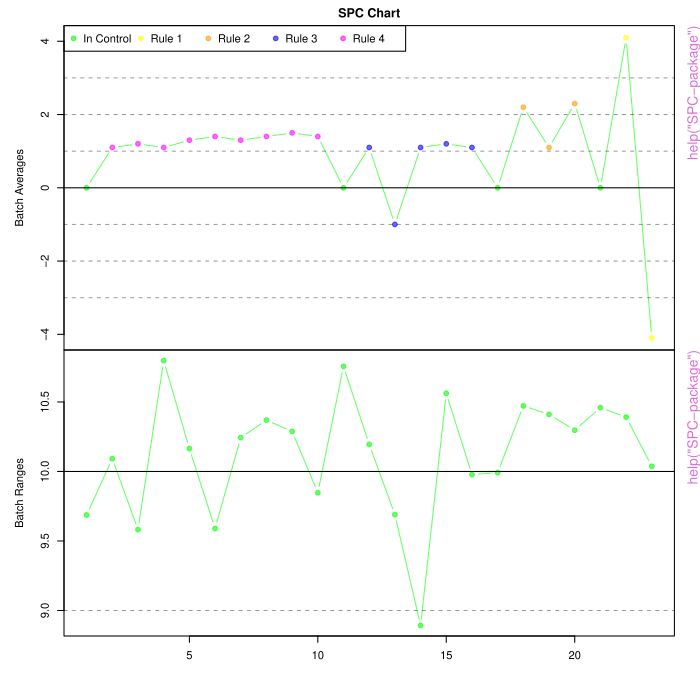

Source code (R):
pkgname <- "SPC"
source(file.path(R.home("share"), "R", "examples-header.R"))
options(warn = 1)
options(pager = "console")
library('SPC')

base::assign(".oldSearch", base::search(), pos = 'CheckExEnv')
cleanEx()
nameEx("SPC-package")
### * SPC-package

flush(stderr()); flush(stdout())

### Name: SPC-package
### Title: SPC - Implements a Statistical Process Control (SPC) chart ~~
###   package title ~~
### Aliases: SPC-package SPC
### Keywords: package

### ** Examples

batchAverages = c(0, 1.1,1.2,1.1,  1.3,1.4,1.3, 1.4,1.5,1.4,   0,  1.1,-1,1.1,1.2,1.1,   0,  2.2,1.1,2.3,   0,   4.1, -4.1)
x.bar.batchAverages = 0 
sigma.batchAverages = 1
batchRanges = numeric(length(batchAverages))
x.bar.batchRanges = 10
sigma.batchRanges = 1.0
for (i in 1:length(batchRanges)) { batchRanges[i] = x.bar.batchRanges + rnorm(1, 0, 0.5) }
result = plotSpcChart(batchAverages, batchRanges, x.bar.batchAverages, sigma.batchAverages, x.bar.batchRanges, sigma.batchRanges)
(result)



cleanEx()
nameEx("classifyByWesternElectricRuleZones")
### * classifyByWesternElectricRuleZones

flush(stderr()); flush(stdout())

### Name: classifyByWesternElectricRuleZones
### Title: classifyByWesternElectricRuleZones
### Aliases: classifyByWesternElectricRuleZones
### Keywords: ~kwd1 ~kwd2

### ** Examples

## x = c(3.1, 2.1, 1.1, 0.1, 0, -0.1, -1.1, -2.1, -3.1)
## x.bar = 0
## sigma = 1
## xclass = classifyByWesternElectricRuleZones.numeric(x, x.bar, sigma)
## (xclass)
## #[1] "O" "A" "B" "C" "C" "C" "B" "A" "O"

## The function is currently defined as
function (x, x.bar = NULL, sigma = NULL) 
{
    zones.numeric = classifyByWesternElectricRuleZones.numeric(x, 
        x.bar, sigma)
    zone.A = union(which(zones.numeric == 3), which(zones.numeric == 
        -3))
    zone.B = union(which(zones.numeric == 2), which(zones.numeric == 
        -2))
    zone.C = union(which(zones.numeric == 1), which(zones.numeric == 
        -1))
    zone.C = union(zone.C, which(zones.numeric == 0))
    zone.Outlier = union(which(zones.numeric == 4), which(zones.numeric == 
        -4))
    zones = character(length(x))
    zones[zone.A] = "A"
    zones[zone.B] = "B"
    zones[zone.C] = "C"
    zones[zone.Outlier] = "O"
    return(zones)
  }



cleanEx()
nameEx("classifyByWesternElectricRuleZones.numeric")
### * classifyByWesternElectricRuleZones.numeric

flush(stderr()); flush(stdout())

### Name: classifyByWesternElectricRuleZones.numeric
### Title: classifyByWesternElectricRuleZones.numeric
### Aliases: classifyByWesternElectricRuleZones.numeric
### Keywords: ~kwd1 ~kwd2

### ** Examples

## x = c(3.1, 2.1, 1.1, 0.1, 0, -0.1, -1.1, -2.1, -3.1)
## x.bar = 0
## sigma = 1
## xclass = classifyByWesternElectricRuleZones.numeric(x, x.bar, sigma)
## (xclass)
## # [1]  4  3  2  1  0 -1 -2 -3 -4


## The function is currently defined as
function (x, x.bar = NULL, sigma = NULL) 
{
    if (is.null(x.bar) || is.null(sigma)) {
        x.bar = mean(x)
        sigma = sd(x)
    }
    gt.pos.three.sigma = which(x > (x.bar + (3 * sigma)))
    gt.pos.two.sigma = which(x > (x.bar + (2 * sigma)))
    gt.pos.one.sigma = which(x > (x.bar + sigma))
    gt.xbar = which(x > x.bar)
    eq.xbar = which(x == x.bar)
    lt.x.bar = which(x < x.bar)
    lt.neg.one.sigma = which(x < (x.bar - sigma))
    lt.neg.two.sigma = which(x < (x.bar - (2 * sigma)))
    lt.neg.three.sigma = which(x < (x.bar - (3 * sigma)))
    outliers = union(gt.pos.three.sigma, lt.neg.three.sigma)
    pos.A = setdiff(gt.pos.two.sigma, gt.pos.three.sigma)
    pos.B = setdiff(gt.pos.one.sigma, gt.pos.two.sigma)
    pos.C = setdiff(gt.xbar, gt.pos.one.sigma)
    neg.C = setdiff(lt.x.bar, lt.neg.one.sigma)
    neg.B = setdiff(lt.neg.one.sigma, lt.neg.two.sigma)
    neg.A = setdiff(lt.neg.two.sigma, lt.neg.three.sigma)
    zones = numeric(length(x))
    zones[gt.pos.three.sigma] = 4
    zones[pos.A] = 3
    zones[pos.B] = 2
    zones[pos.C] = 1
    zones[eq.xbar] = 0
    zones[neg.C] = -1
    zones[neg.B] = -2
    zones[neg.A] = -3
    zones[lt.neg.three.sigma] = -4
    return(zones)
  }



cleanEx()
nameEx("findWesternElectricRuleViolations")
### * findWesternElectricRuleViolations

flush(stderr()); flush(stdout())

### Name: findWesternElectricRuleViolations
### Title: findWesternElectricRuleViolations
### Aliases: findWesternElectricRuleViolations
### Keywords: ~kwd1 ~kwd2

### ** Examples

x.bar = 0 
## sigma = 1	
## x = c(0, 1.1,1.2,1.1,  1.3,1.4,1.3, 1.4,1.5,1.4, 0,  1.1,-1.0,1.1,1.2,1.1, 0.0, 2.2,1.1,2.3, 0, 4.1, -4.1)

## results =  findWesternElectricRuleViolations(x, x.bar, sigma)
## (results)

## The function is currently defined as
function (x, x.bar = NULL, sigma = NULL) 
{
    if (is.null(x.bar) || is.null(sigma)) {
        x.bar = mean(x)
        sigma = sd(x)
    }
    results <- data.frame(idxInitial = numeric(), idxFinal = numeric(), 
        rule = numeric())
    nItems = length(x)
    zones.numeric = classifyByWesternElectricRuleZones.numeric(x, 
        x.bar, sigma)
    minRunLen = 9
    for (idxInitial in 1:(nItems - minRunLen + 1)) {
        idxFinal = (idxInitial + minRunLen - 1)
        if ((all(zones.numeric[idxInitial:idxFinal] > 0)) || 
            (all(zones.numeric[idxInitial:idxFinal] < 0))) {
            results = logWesternElectricRuleViolation(results, 
                idxInitial, idxFinal, 4)
        }
    }
    minRunLen = 5
    for (idxInitial in 1:(nItems - minRunLen + 1)) {
        idxFinal = (idxInitial + minRunLen - 1)
        if ((any(zones.numeric[idxInitial:idxFinal] > 1)) || 
            (any(zones.numeric[idxInitial:idxFinal] < -1))) {
            countZoneB = 0
            countOpposite = 0
            matched = 0
            for (i in idxInitial:idxFinal) {
                if (zones.numeric[i] > 1) {
                  countZoneB = countZoneB + 1
                }
                else if (zones.numeric[i] < 0) {
                  countOpposite = countOpposite + 1
                }
            }
            if ((countZoneB == 4) && (countOpposite == 1)) {
                matched = 1
            }
            if (matched == 0) {
                countZoneB = 0
                countOpposite = 0
                for (i in idxInitial:idxFinal) {
                  if (zones.numeric[i] < -1) {
                    countZoneB = countZoneB + 1
                  }
                  else if (zones.numeric[i] > 0) {
                    countOpposite = countOpposite + 1
                  }
                  if ((countZoneB == 4) && (countOpposite == 
                    1)) {
                    matched = 1
                  }
                }
            }
            if (matched == 1) {
                results = logWesternElectricRuleViolation(results, 
                  idxInitial, idxFinal, 3)
            }
        }
    }
    minRunLen = 3
    for (idxInitial in 1:(nItems - minRunLen + 1)) {
        idxFinal = (idxInitial + minRunLen - 1)
        if ((any(zones.numeric[idxInitial:idxFinal] > 2)) || 
            (any(zones.numeric[idxInitial:idxFinal] < -2))) {
            countZoneA = 0
            countSameSide = 0
            matched = 0
            for (i in idxInitial:idxFinal) {
                if (zones.numeric[i] > 2) {
                  countZoneA = countZoneA + 1
                }
                else if (zones.numeric[i] > 0) {
                  countSameSide = countSameSide + 1
                }
            }
            if ((countZoneA == 2) && (countSameSide == 1)) {
                matched = 1
            }
            if (matched == 0) {
                countZoneA = 0
                countSameSide = 0
                for (i in idxInitial:idxFinal) {
                  if (zones.numeric[i] < -2) {
                    countZoneA = countZoneA + 1
                  }
                  else if (zones.numeric[i] < 0) {
                    countSameSide = countSameSide + 1
                  }
                  if ((countZoneB == 2) && (countSameSide == 
                    1)) {
                    matched = 1
                  }
                }
            }
            if (matched == 1) {
                results = logWesternElectricRuleViolation(results, 
                  idxInitial, idxFinal, 2)
            }
        }
    }
    violations = sort(union(which(zones.numeric == 4), which(zones.numeric == 
        -4)))
    if (length(violations) > 0) {
        for (i in 1:length(violations)) {
            results = logWesternElectricRuleViolation(results, 
                violations[i], violations[i], 1)
        }
    }
    return(results)
  }



cleanEx()
nameEx("logWesternElectricRuleViolation")
### * logWesternElectricRuleViolation

flush(stderr()); flush(stdout())

### Name: logWesternElectricRuleViolation
### Title: logWesternElectricRuleViolation
### Aliases: logWesternElectricRuleViolation
### Keywords: ~kwd1 ~kwd2

### ** Examples

## results <- data.frame(idxInitial = numeric(), idxFinal = numeric(), rule = numeric())
## results <- logWesternElectricRuleViolation(results, 5, 5, 1)
## (results)

## The function is currently defined as
function (results, idxInitial, idxFinal, rule) 
{
    result <- data.frame(idxInitial = idxInitial, idxFinal = idxFinal, 
        rule = rule)
    results <- rbind(results, result)
    return(results)
  }



cleanEx()
nameEx("plotSpcChart")
### * plotSpcChart

flush(stderr()); flush(stdout())

### Name: plotSpcChart
### Title: plotSpcChart
### Aliases: plotSpcChart
### Keywords: ~kwd1 ~kwd2

### ** Examples

## batchAverages = c(0, 1.1,1.2,1.1,  1.3,1.4,1.3, 1.4,1.5,1.4,   0,  1.1,-1,1.1,1.2,1.1,   0,  2.2,1.1,2.3,   0,   4.1, -4.1)
## x.bar.batchAverages = 0 
## sigma.batchAverages = 1
## batchRanges = numeric(length(batchAverages))
## x.bar.batchRanges = 10
## sigma.batchRanges = 1.0
## for (i in 1:length(batchRanges)) { batchRanges[i] = x.bar.batchRanges + rnorm(1, 0, 0.5) }
## result = plotSpcChart(batchAverages, batchRanges, x.bar.batchAverages, sigma.batchAverages, x.bar.batchRanges, sigma.batchRanges)
## (result)


## The function is currently defined as
function (batchAverages, batchRanges, x.bar.batchAverages = NULL, 
    sigma.batchAverages = NULL, x.bar.batchRanges = NULL, sigma.batchRanges = NULL) 
{
    if ((is.null(x.bar.batchAverages)) || (is.null(sigma.batchAverages))) {
        x.bar.batchAverages = mean(batchAverages)
        sigma.batchAverages = sd(batchAverages)
    }
    if ((is.null(x.bar.batchRanges)) || (is.null(sigma.batchRanges))) {
        x.bar.batchRanges = mean(batchRanges)
        sigma.batchRanges = sd(batchRanges)
    }
    spc.violations.batchAverages = findWesternElectricRuleViolations(batchAverages, 
        x.bar.batchAverages, sigma.batchAverages)
    spc.violations.batchRanges = findWesternElectricRuleViolations(batchRanges, 
        x.bar.batchRanges, sigma.batchRanges)
    spc.state.batchAverages = rep(0, length(batchAverages))
    if (length(spc.violations.batchAverages[, 1]) > 0) {
        for (i in 1:length(spc.violations.batchAverages[, 1])) {
            spc.state.batchAverages[spc.violations.batchAverages$idxInitial[i]:spc.violations.batchAverages$idxFinal[i]] = spc.violations.batchAverages$rule[i]
        }
    }
    spc.state.batchRanges = rep(0, length(batchRanges))
    if (length(spc.violations.batchRanges[, 1]) > 0) {
        for (i in 1:length(spc.violations.batchRanges[, 1])) {
            spc.state.batchRanges[spc.violations.batchRanges$idxInitial[i]:spc.violations.batchRanges$idxFinal[i]] = spc.violations.batchRanges$rule[i]
        }
    }
    spcData = data.frame(batchAverage = numeric(), state.batchAverage = numeric())
    for (i in 1:length(batchAverages)) {
        nextRow = data.frame(batchAverage = batchAverages[i], 
            state.batchAverage = spc.state.batchAverages[i], 
            batchRange = batchRanges[i], state.batchRange = spc.state.batchRanges[i])
        spcData <- rbind(spcData, nextRow)
    }
    cols = c(rgb(0, 1, 0, 0.6), rgb(1, 1, 0, 0.6), rgb(1, 0.6, 
        0, 0.6), rgb(0, 0, 1, 0.6), rgb(1, 0, 1, 0.6))
    prevOp <- par(fig = c(0, 1, 0.5, 1))
    par(mar = c(0, 5, 2, 2))
    par(cex = 0.64)
    plot(spcData$batchAverage, col = cols[spcData$state.batchAverage + 
        1], xlab = "", xaxt = "n", type = "b", main = "SPC Chart", 
        ylab = "Batch Averages", pch = 19)
    legend("topleft", horiz = TRUE, legend = c("In Control", 
        "Rule 1", "Rule 2", "Rule 3", "Rule 4"), col = cols, 
        pch = 19)
    abline(h = x.bar.batchAverages)
    abline(h = (x.bar.batchAverages + (1 * sigma.batchAverages)), 
        lty = "dashed", col = rgb(0, 0, 0, 0.4))
    abline(h = (x.bar.batchAverages + (2 * sigma.batchAverages)), 
        lty = "dashed", col = rgb(0, 0, 0, 0.4))
    abline(h = (x.bar.batchAverages + (3 * sigma.batchAverages)), 
        lty = "dashed", col = rgb(0, 0, 0, 0.4))
    abline(h = (x.bar.batchAverages - (1 * sigma.batchAverages)), 
        lty = "dashed", col = rgb(0, 0, 0, 0.4))
    abline(h = (x.bar.batchAverages - (2 * sigma.batchAverages)), 
        lty = "dashed", col = rgb(0, 0, 0, 0.4))
    abline(h = (x.bar.batchAverages - (3 * sigma.batchAverages)), 
        lty = "dashed", col = rgb(0, 0, 0, 0.4))
    par(fig = c(0, 1, 0, 0.5), new = TRUE)
    par(mar = c(5, 5, 0, 2))
    plot(spcData$batchRange, col = cols[spcData$state.batchRange + 
        1], xlab = "", ylab = "Batch Ranges", type = "b", pch = 19)
    abline(h = x.bar.batchRanges)
    abline(h = (x.bar.batchRanges + (1 * sigma.batchRanges)), 
        lty = "dashed", col = rgb(0, 0, 0, 0.4))
    abline(h = (x.bar.batchRanges + (2 * sigma.batchRanges)), 
        lty = "dashed", col = rgb(0, 0, 0, 0.4))
    abline(h = (x.bar.batchRanges + (3 * sigma.batchRanges)), 
        lty = "dashed", col = rgb(0, 0, 0, 0.4))
    abline(h = (x.bar.batchRanges - (1 * sigma.batchRanges)), 
        lty = "dashed", col = rgb(0, 0, 0, 0.4))
    abline(h = (x.bar.batchRanges - (2 * sigma.batchRanges)), 
        lty = "dashed", col = rgb(0, 0, 0, 0.4))
    abline(h = (x.bar.batchRanges - (3 * sigma.batchRanges)), 
        lty = "dashed", col = rgb(0, 0, 0, 0.4))
    par(prevOp)
    return(spcData)
  }



graphics::par(get("par.postscript", pos = 'CheckExEnv'))
cleanEx()
nameEx("spcSampleData")
### * spcSampleData

flush(stderr()); flush(stdout())

### Name: spcSampleData
### Title: spcSampleData - example of data produced by plotSpcData
### Aliases: spcSampleData
### Keywords: datasets

### ** Examples

data(spcSampleData)
head(spcSampleData)
## maybe str(spcSampleData) ; plot(spcSampleData) ...



### * <FOOTER>
###
options(digits = 7L)
base::cat("Time elapsed: ", proc.time() - base::get("ptime", pos = 'CheckExEnv'),"\n")
grDevices::dev.off()
###
### Local variables: ***
### mode: outline-minor ***
### outline-regexp: "\\(> \\)?### [*]+" ***
### End: ***
quit('no')
